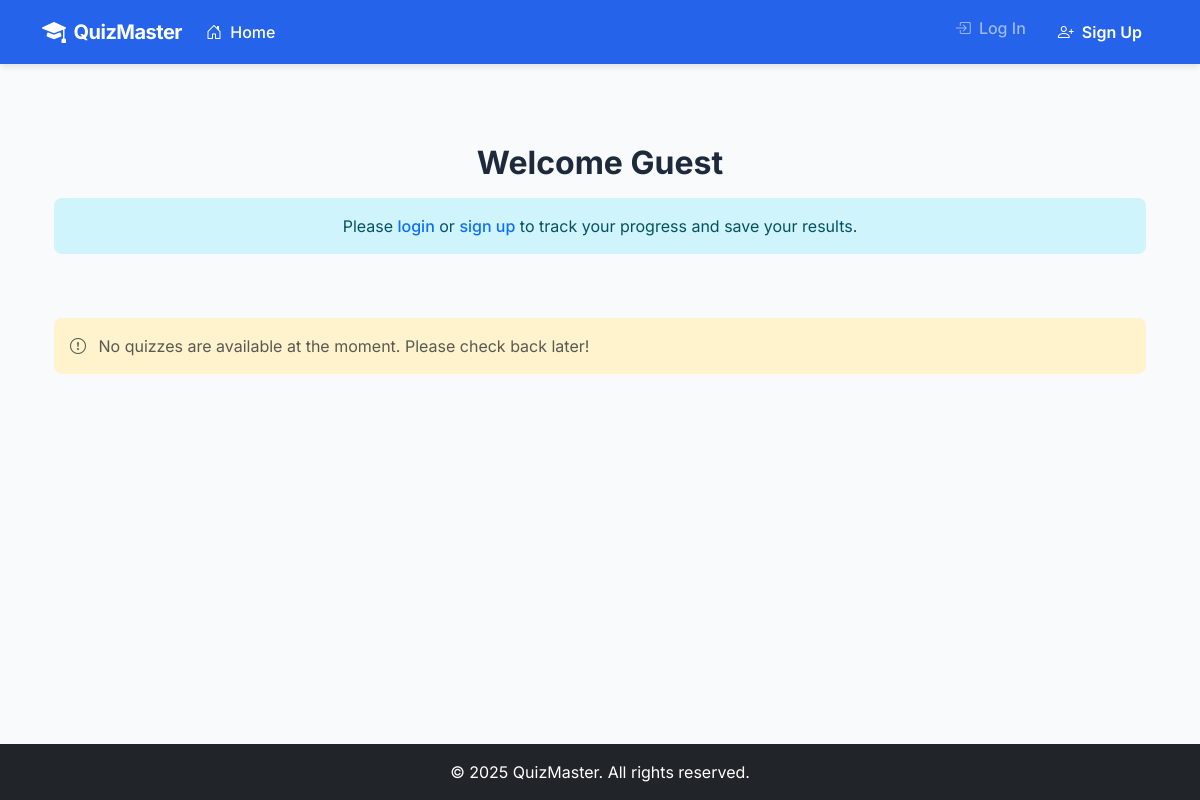
/, run on an earlier commit of the app's database.
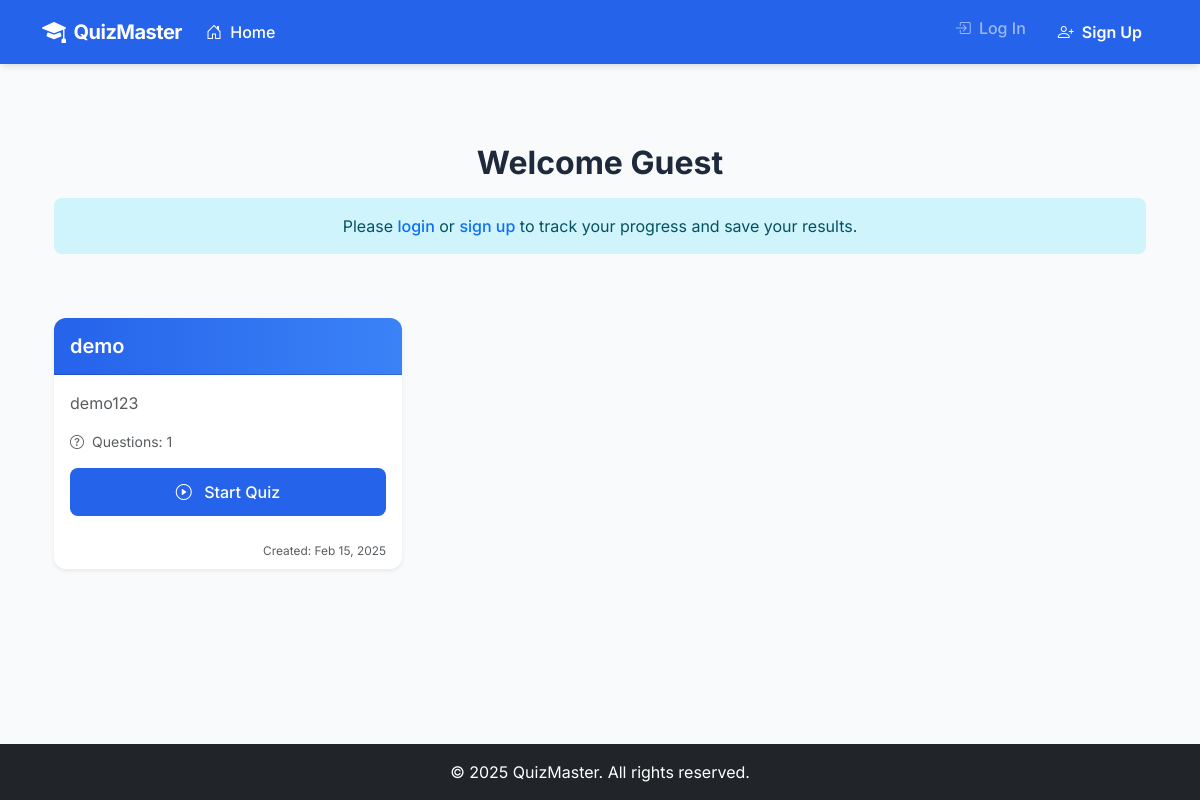
And on a later commit of the database.
### quiz/models.py (models this page shows, shortened)
class Quiz(models.Model):
    title = models.CharField(max_length=200)
    description = models.TextField(blank=True, default="")
    created_at = models.DateTimeField(auto_now_add=True)
    time_limit = models.IntegerField(
        null=True,
        blank=True,
        help_text="Time limit in seconds. Leave blank for no limit.",
        validators=[MinValueValidator(60)],  # Minimum 1 minute
        default=None  # Default set to None
    )
    passing_score = models.DecimalField(
        max_digits=5,
        decimal_places=2,
        null=True,
        blank=True,
        validators=[MinValueValidator(0), MaxValueValidator(100)],
        help_text="Passing score percentage. Leave blank if no passing score is required.",
        default=None  # Default set to None
    )
    is_active = models.BooleanField(default=True)
    class Meta:
        ordering = ['-created_at']
        verbose_name_plural = "Quizzes"
    def get_total_questions(self):
        return self.questions.count()

### quiz/views.py (the view)
# urls.py: path('', views.quiz_menu_view, name='quiz_menu'),
def quiz_menu_view(request):
    quizzes = Quiz.objects.all()
    user_results = {}
    if request.user.is_authenticated:
        for quiz in quizzes:
            try:
                user_results[quiz.id] = Result.objects.filter(quiz=quiz, user=request.user).latest('completion_time')
            except Result.DoesNotExist:
                user_results[quiz.id] = None  # No result exists for this quiz
    return render(request, 'quiz_menu.html', {'quizzes': quizzes, 'user_results': user_results})

### templates/quiz_menu.html (shortened to what this page needs)
{% extends "base.html" %}
{% block content %}
<div class="container py-5">
  <div class="row mb-5">
    <div class="col-12 text-center">
      <h2 class="mb-3 fw-bold">Welcome {% if user.is_authenticated %}{{ user.username }}{% else %}Guest{% endif %}</h2>
      {% if user.is_authenticated %}
        <p class="lead mb-0 text-muted">Choose a quiz to test your knowledge!</p>
      {% else %}
        <div class="alert alert-info bg-opacity-10 border-0">
          <p class="mb-0">
            Please <a href="{% url 'login' %}" class="text-decoration-none fw-medium">login</a> or
            <a href="{% url 'signup' %}" class="text-decoration-none fw-medium">sign up</a> to track your progress and save your results.
          </p>
        </div>
      {% endif %}
    </div>
  </div>
  <div class="row g-4">
    {% for quiz in quizzes %}
      <div class="col-md-6 col-lg-4">
        <div class="card h-100 shadow-sm border-0 animate-fade-in" style="border-radius: 12px; overflow: hidden;">
          <div class="card-header p-3" style="background: linear-gradient(to right, var(--primary-color), var(--secondary-color)); color: #fff;">
            <h5 class="card-title mb-0 fw-semibold">{{ quiz.title }}</h5>
          </div>
          <div class="card-body">
            <p class="card-text text-muted">
              {{ quiz.description|default:"No description available."|truncatewords:20 }}
            </p>
            <div class="small text-muted mb-3">
              <div class="d-flex align-items-center mb-2">
                <i class="bi bi-question-circle me-2"></i>
                <span>Questions: {{ quiz.get_total_questions }}</span>
              </div>
            </div>
            <div class="d-grid gap-2">
              <a href="{% url 'start_quiz' quiz.id %}" class="btn btn-primary fw-medium">
                <i class="bi bi-play-circle me-2"></i> Start Quiz
              </a>
            </div>
          </div>
          <div class="card-footer text-muted text-end bg-transparent border-0" style="font-size: 0.85rem;">
            <small>Created: {{ quiz.created_at|date:"M d, Y" }}</small>
          </div>
        </div>
      </div>
    {% empty %}
      <div class="col-12">
        <div class="alert alert-warning bg-opacity-10 border-0">
          <p class="mb-0 text-muted">
            <i class="bi bi-exclamation-circle me-2"></i> No quizzes are available at the moment. Please check back later!
          </p>
        </div>
      </div>
    {% endfor %}
  </div>
</div>
{% endblock %}

### templates/base.html (shortened to what this page needs)
<!DOCTYPE html>
<html lang="en">
<head>
  <link href="https://cdn.jsdelivr.net/npm/bootstrap@5.3.0/dist/css/bootstrap.min.css" rel="stylesheet">
  <link href="https://cdn.jsdelivr.net/npm/bootstrap-icons@1.8.1/font/bootstrap-icons.css" rel="stylesheet">
</head>
<body>
  <nav class="navbar navbar-expand-lg navbar-dark">
    <div class="container">
      <a class="navbar-brand d-flex align-items-center" href="{% url 'quiz_menu' %}">
        <i class="bi bi-mortarboard-fill me-2 fs-4"></i>
        QuizMaster
      </a>
      <div class="collapse navbar-collapse" id="navbarContent">
        <ul class="navbar-nav me-auto">
          <li class="nav-item">
            <a class="nav-link {% if request.resolver_match.url_name == 'quiz_menu' %}active{% endif %}" href="{% url 'quiz_menu' %}">
              <i class="bi bi-house-door me-1"></i> Home
            </a>
          </li>
        </ul>
        <ul class="navbar-nav ms-auto">
          {% if user.is_authenticated %}
            <li class="nav-item dropdown">
              <a class="nav-link dropdown-toggle d-flex align-items-center" href="#" role="button" data-bs-toggle="dropdown">
                <div class="user-avatar me-2">
                  {{ user.username|make_list|first|upper }}
                </div>
                <span class="fw-medium">{{ user.username }}</span>
              </a>
              <ul class="dropdown-menu dropdown-menu-end animate-fade-in">
                {% if user.is_staff %}
                  <li>
                    <a class="dropdown-item d-flex align-items-center" href="/admin/" target="_blank">
                      <i class="bi bi-gear me-2"></i> Admin Panel
                    </a>
                  </li>
                  <li><hr class="dropdown-divider"></li>
                {% endif %}
                <li>
                  <form action="{% url 'logout' %}" method="POST" class="dropdown-item p-0">
                    {% csrf_token %}
                    <button type="submit" class="dropdown-item text-danger d-flex align-items-center">
                      <i class="bi bi-box-arrow-right me-2"></i> Logout
                    </button>
                  </form>
                </li>
              </ul>
            </li>
          {% else %}
            <li class="nav-item">
              <a class="nav-link" href="{% url 'login' %}">
                <i class="bi bi-box-arrow-in-right me-1"></i> Log In
              </a>
            </li>
            <li class="nav-item">
              <a class="nav-link btn btn-primary text-white ms-2 px-3" href="{% url 'signup' %}">
                <i class="bi bi-person-plus me-1"></i> Sign Up
              </a>
            </li>
          {% endif %}
        </ul>
      </div>
    </div>
  </nav>
  <main class="flex-grow-1">
    <div class="container">
      {% block content %}
      {% endblock %}
    </div>
  </main>
  <footer class="footer bg-dark text-white py-3">
    <div class="container text-center">
      <p class="mb-0">&copy; {% now "Y" %} QuizMaster. All rights reserved.</p>
    </div>
  </footer>
</body>
</html>

### templates/base.html (style rules this page uses)
:root { --primary-color: #2563eb; --secondary-color: #3b82f6; --accent-color: #f59e0b; --dark-color: #1e293b; --light-color: #f8fafc; }
body { font-family: 'Inter', sans-serif; background-color: var(--light-color); color: var(--dark-color); min-height: 100vh; display: flex; flex-direction: column; }
.navbar { background: var(--primary-color); box-shadow: 0 4px 6px -1px rgba(0, 0, 0, 0.1); }
.navbar-brand { font-weight: 700; letter-spacing: -0.5px; }
.nav-link { font-weight: 500; transition: all 0.2s ease; }
main { flex: 1; padding: 2rem 0; }
.card { border: none; border-radius: 12px; box-shadow: 0 4px 6px -1px rgba(0, 0, 0, 0.1); transition: transform 0.2s ease; }
.btn-primary { background: var(--primary-color); border: none; padding: 0.75rem 1.5rem; font-weight: 600; border-radius: 8px; }
.alert { border-radius: 8px; border: none; }
.footer { background: var(--dark-color); color: white; padding: 1.5rem 0; margin-top: auto; }
.animate-fade-in { animation: fadeIn 0.3s ease-out; }

What changed in the data, as far as the page shows it:
added Quiz: title "demo", description "demo123", get_total_questions "1", created_at "Feb 15, 2025"
Also different on the page:
text no longer shown: "No quizzes are available at the moment. Please check back later!"
